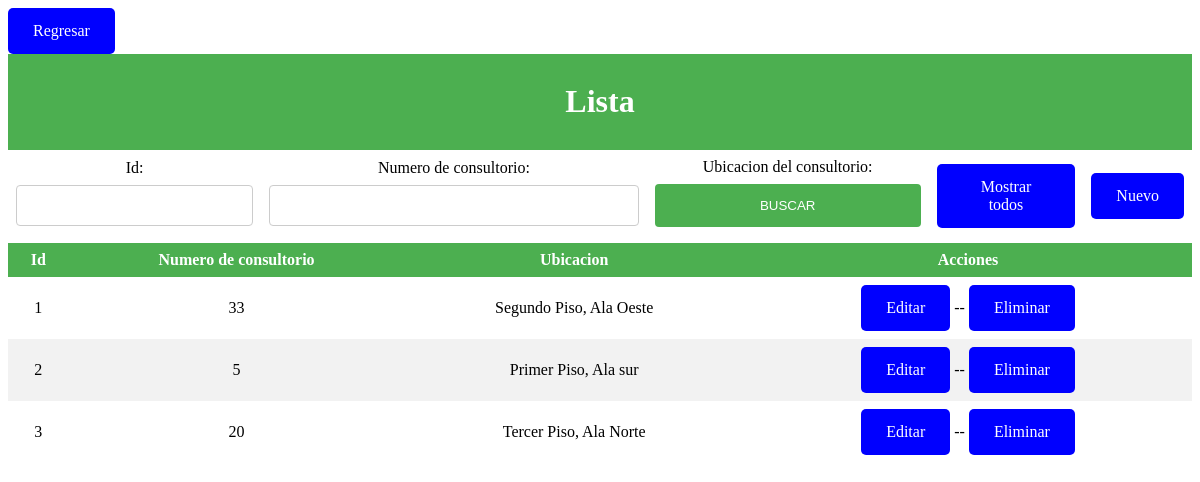
The app's page /index_consultorio.php with its own data.
### tables this page shows
CREATE TABLE `consultorio` (
  `id_consultorio` int NOT NULL,
  `num_consultorio` int NOT NULL,
  `ubicacion_consultorio` varchar(30) NOT NULL
);

### index_consultorio.php (the view, shortened to what this page needs)
<?php
 include("conexion.php");
?>
<!DOCTYPE html>
<html lang="en">
    <head>
        <link rel="stylesheet" href="estilos.css">
    </head>
    <body>
        <form action="<?=$_SERVER['PHP_SELF']?>" method="post">
        <table>
        <tr><a href="index.php">Regresar</a></tr>
            <tr>
                <th colspan="5"><h1>Lista</h1></th>
            </tr>
            <tr>
                <td>
                    <label for="">Id:</label>
                    <input type="text" name = 'id_consultorio'>
                </td>
                <td>
                    <label for="">Numero de consultorio:</label>
                    <input type="text" name = 'num_consultorio'>
                </td>
                <td>
                <label for="">Ubicacion del consultorio:</label>
                    <input type="submit" name="enviar" value =  "BUSCAR">
                </td>
                <td>
                    <a href="index_consultorio.php">Mostrar todos</a>
                </td>
                <td><a href="agregar_consultorio.php">Nuevo</a></td>
            </tr>
        </table>
        </form>
        <table>
        <thead>
        <tr>
                <th>Id</th>
                <th>Numero de consultorio</th>
                <th>Ubicacion</th>
                <th>Acciones</th>
            </tr>
        </thead>
        <tbody>
            <?php
            if(isset($_POST['enviar'])){
                $id_consultorio = $_POST['id_consultorio'];
                $num_consultorio = $_POST['num_consultorio'];
                if(empty($_POST['id_consultorio']) && empty($_POST['num_consultorio'])){
                    echo "<script languaje = 'Javascript'>
                    alert('Ingresa el nombre o el apellido');
                    location.assign('index_consultorio.php');
                    </script>
                    ";
                }else {
                    if (empty($_POST['num_consultori'])) {
                        $sql="SELECT id_consultorio, CONCAT(num_consultorio), num_consultorio, ubicacion_consultorio
                        FROM consultorio where id_consultorio =" .$id_consultorio;
                    }
                    if (empty($_POST['id_consultorio'])) {
                        $sql="SELECT id_consultorio, CONCAT(num_consultorio)
                        FROM consultorio  where num_consultorio like '%" .$num_consultorio."%'";
                    }
                    if (!empty($_POST['id_consultorio']) && !empty($_POST['num_consultorio'])) {
                        $sql="SELECT id_consultorio, CONCAT(num_consultorio) FROM consultorio
                        where id_consultorio =".$id_consultorio." and num_consultorio like '%".$num_consultorio."%'";
                    }
                }
                $resultado=mysqli_query($conexion,$sql);
                while($filas=mysqli_fetch_assoc($resultado)){
                    ?>
                    <tr>
                <td><?php echo $filas['id_consultorio'] ?></td>
                <td><?php echo $filas['num_consultorio'] ?></td>
                <td>
                <?php echo "<a href='editar_consultorio.php?id_consultorio=".$filas['id_consultorio']."'>Editar</a>"; ?>
                    --
                    <?php echo "<a href='eliminar_consultorio.php?id_consultorio=".$filas['id_consultorio']."'>Eliminar</a>"; ?>
                </td>
            </tr>
        <?php
                }
            }else{
                $sql="SELECT id_consultorio, num_consultorio,ubicacion_consultorio  FROM consultorio;";
                $resultado=mysqli_query($conexion,$sql);
                while($filas=mysqli_fetch_assoc($resultado)){
            ?>
            <tr>
                <td><?php echo $filas['id_consultorio'] ?></td>
                <td><?php echo $filas['num_consultorio'] ?></td>
                <td><?php echo $filas['ubicacion_consultorio'] ?></td>
                <td>
                <?php echo "<a href='editar_consultorio.php?id_consultorio=".$filas['id_consultorio']."'>Editar</a>"; ?>
                    --
                    <?php echo "<a href='eliminar_consultorio.php?id_consultorio=".$filas['id_consultorio']."'>Eliminar</a>"; ?>
                </td>
            </tr>
            <?php
                }
            }
            ?>
        </tbody>
        </table>
    </body>
</html>

### estilos.css (style rules this page uses)
table { border-collapse: collapse; width: 100%; }
th,td { text-align: center; padding: 8px; }
tr:nth-child(even) { background-color: #f2f2f2 }
th { background-color: #4CAF50; color: white; }
a:link, a:visited { background-color: blue; color: white; padding: 14px 25px; text-align: center; text-decoration: none; display: inline-block; border-radius: 5px; }
h1,h2,h3,h4 { text-align: center; }
* { margin: o; padding: 0; box-sizing: border-box; }
input[type=text], input[type=tel], select { width: 100%; padding: 12px 20px; margin: 8px 0; display: inline-block; border: 1px solid #ccc; border-radius: 4px; box-sizing: border-box; }
input[type=submit] { width: 100%; background-color: #4CAF50; color: white; padding: 14px 20px; margin: 8px 0; border: none; border-radius: 4px; cursor: pointer; }

### records on screen
consultorio: id_consultorio "1", num_consultorio "33", ubicacion_consultorio "Segundo Piso, Ala Oeste"
consultorio: id_consultorio "2", num_consultorio "5", ubicacion_consultorio "Primer Piso, Ala sur"
consultorio: id_consultorio "3", num_consultorio "20", ubicacion_consultorio "Tercer Piso, Ala Norte"
